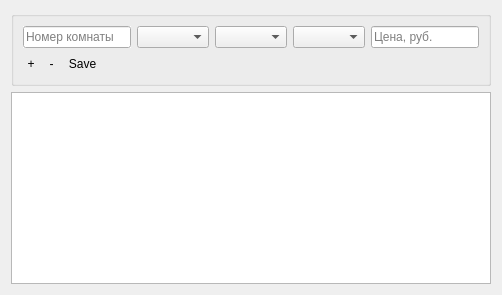
         <widget class="QWidget" name="tab">
          <attribute name="icon">
           <iconset resource="src.qrc">
            <normaloff>:/icon/room.png</normaloff>:/icon/room.png</iconset>
          </attribute>
          <attribute name="title">
           <string>Комнаты</string>
          </attribute>
          <layout class="QVBoxLayout" name="verticalLayout_5">
           <item>
            <widget class="QGroupBox" name="groupBox">
             <property name="title">
              <string/>
             </property>
             <layout class="QVBoxLayout" name="verticalLayout">
              <item>
               <layout class="QHBoxLayout" name="horizontalLayout">
                <item>
                 <widget class="QLineEdit" name="roomNumEdit">
                  <property name="autoFillBackground">
                   <bool>true</bool>
                  </property>
                  <property name="placeholderText">
                   <string>Номер комнаты</string>
                  </property>
                 </widget>
                </item>
                <item>
                 <widget class="QComboBox" name="roomCountCombo">
                  <property name="cursor">
                   <cursorShape>PointingHandCursor</cursorShape>
                  </property>
                  <property name="editable">
                   <bool>false</bool>
                  </property>
                  <property name="frame">
                   <bool>true</bool>
                  </property>
                 </widget>
                </item>
                <item>
                 <widget class="QComboBox" name="roomBreakfastCombo">
                  <property name="cursor">
                   <cursorShape>PointingHandCursor</cursorShape>
                  </property>
                  <property name="editable">
                   <bool>false</bool>
                  </property>
                 </widget>
                </item>
                <item>
                 <widget class="QComboBox" name="roomStatusCombo">
                  <property name="cursor">
                   <cursorShape>PointingHandCursor</cursorShape>
                  </property>
                  <property name="editable">
                   <bool>false</bool>
                  </property>
                 </widget>
                </item>
                <item>
                 <widget class="QLineEdit" name="priceEdit">
                  <property name="placeholderText">
                   <string>Цена, руб.</string>
                  </property>
                 </widget>
                </item>
               </layout>
              </item>
              <item>
               <layout class="QHBoxLayout" name="horizontalLayout_3">
                <item>
                 <layout class="QHBoxLayout" name="horizontalLayout_2">
                  <item>
                   <widget class="QToolButton" name="rooms_addButton">
                    <property name="sizePolicy">
                     <sizepolicy hsizetype="Maximum" vsizetype="Maximum">
                      <horstretch>0</horstretch>
                      <verstretch>0</verstretch>
                     </sizepolicy>
                    </property>
                    <property name="minimumSize">
                     <size>
                      <width>0</width>
                      <height>0</height>
                     </size>
                    </property>
                    <property name="toolTip">
                     <string>&lt;html&gt;&lt;head/&gt;&lt;body&gt;&lt;p&gt;&lt;span style=&quot; font-weight:600;&quot;&gt;Добавить&lt;/span&gt;&lt;/p&gt;&lt;/body&gt;&lt;/html&gt;</string>
                    </property>
                    <property name="styleSheet">
                     <string notr="true">border-radius: 10px;</string>
                    </property>
                    <property name="text">
                     <string>+</string>
                    </property>
                    <property name="icon">
                     <iconset resource="src.qrc">
                      <normaloff>:/icon/Martz90-Circle-Addon1-Text-plus.ico</normaloff>:/icon/Martz90-Circle-Addon1-Text-plus.ico</iconset>
                    </property>
                    <property name="iconSize">
                     <size>
                      <width>20</width>
                      <height>25</height>
                     </size>
                    </property>
                    <property name="checkable">
                     <bool>false</bool>
                    </property>
                    <property name="popupMode">
                     <enum>QToolButton::InstantPopup</enum>
                    </property>
                   </widget>
                  </item>
                  <item>
                   <widget class="QToolButton" name="rooms_delButton">
                    <property name="minimumSize">
                     <size>
                      <width>0</width>
                      <height>0</height>
                     </size>
                    </property>
                    <property name="toolTip">
                     <string>&lt;html&gt;&lt;head/&gt;&lt;body&gt;&lt;p&gt;&lt;span style=&quot; font-weight:600;&quot;&gt;Удалить&lt;/span&gt;&lt;/p&gt;&lt;/body&gt;&lt;/html&gt;</string>
                    </property>
                    <property name="styleSheet">
                     <string notr="true">border-radius: 10px;</string>
                    </property>
                    <property name="text">
                     <string>-</string>
                    </property>
                    <property name="icon">
                     <iconset resource="src.qrc">
                      <normaloff>:/icon/minus-flat.png</normaloff>:/icon/minus-flat.png</iconset>
                    </property>
                    <property name="iconSize">
                     <size>
                      <width>20</width>
                      <height>25</height>
                     </size>
                    </property>
                    <property name="popupMode">
                     <enum>QToolButton::InstantPopup</enum>
                    </property>
                    <property name="toolButtonStyle">
                     <enum>Qt::ToolButtonIconOnly</enum>
                    </property>
                    <property name="autoRaise">
                     <bool>true</bool>
                    </property>
                    <property name="arrowType">
                     <enum>Qt::NoArrow</enum>
                    </property>
                   </widget>
                  </item>
                  <item>
                   <widget class="QToolButton" name="rooms_saveButton">
                    <property name="toolTip">
                     <string>&lt;html&gt;&lt;head/&gt;&lt;body&gt;&lt;p&gt;&lt;span style=&quot; font-weight:600;&quot;&gt;Записать изменения&lt;/span&gt;&lt;/p&gt;&lt;/body&gt;&lt;/html&gt;</string>
                    </property>
                    <property name="styleSheet">
                     <string notr="true">border-radius: 10px;</string>
                    </property>
                    <property name="text">
                     <string>Save</string>
                    </property>
                    <property name="icon">
                     <iconset resource="src.qrc">
                      <normaloff>:/icon/save.png</normaloff>:/icon/save.png</iconset>
                    </property>
                    <property name="iconSize">
                     <size>
                      <width>25</width>
                      <height>25</height>
                     </size>
                    </property>
                   </widget>
                  </item>
                 </layout>
                </item>
                <item>
                 <spacer name="horizontalSpacer">
                  <property name="orientation">
                   <enum>Qt::Horizontal</enum>
                  </property>
                  <property name="sizeHint" stdset="0">
                   <size>
                    <width>40</width>
                    <height>20</height>
                   </size>
                  </property>
                 </spacer>
                </item>
               </layout>
              </item>
             </layout>
            </widget>
           </item>
           <item>
            <widget class="QTableView" name="roomsView">
             <property name="frameShadow">
              <enum>QFrame::Plain</enum>
             </property>
             <property name="midLineWidth">
              <number>1</number>
             </property>
             <property name="alternatingRowColors">
              <bool>true</bool>
             </property>
             <property name="sortingEnabled">
              <bool>true</bool>
             </property>
             <attribute name="horizontalHeaderCascadingSectionResizes">
              <bool>true</bool>
             </attribute>
             <attribute name="verticalHeaderShowSortIndicator" stdset="0">
              <bool>true</bool>
             </attribute>
             <attribute name="verticalHeaderStretchLastSection">
              <bool>false</bool>
             </attribute>
            </widget>
           </item>
          </layout>
         </widget>
